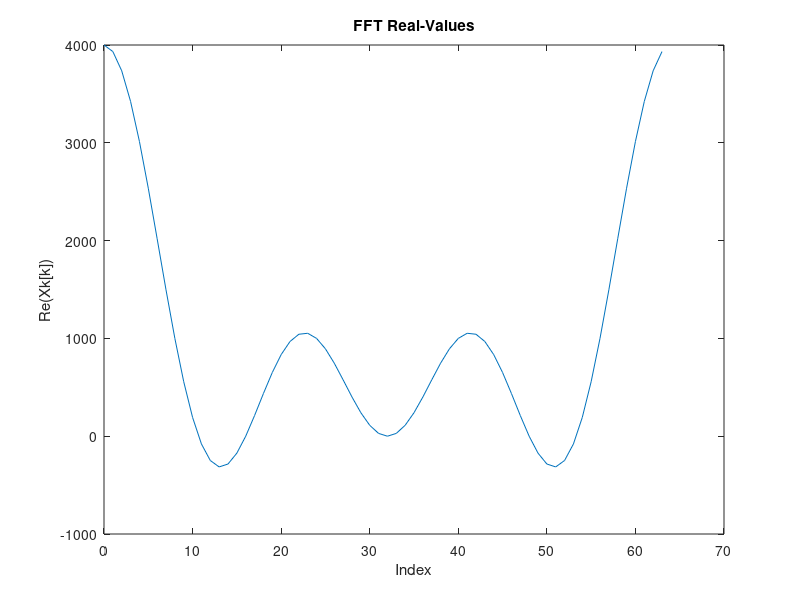

Reproduce this figure in MATLAB.
% lab_fft.m
% Tests the FFT routine of the lab for a Mpoint input (Npts=2^N)
% J.R. 20.3.03

N=6;                  % 64 point fft
Npts = 2^N;
xn = zeros(Npts);     % We start with index 1
xn(1)= 1000;
xn(2) = 1000;
xn(3) = 1000;
xn(4) = 1000;
%for i=1:Npts          % Completely filled with 1000!
%   xn(i) = 1000;
%end

Xk = fft(xn);           % Do the FFT

%subplot(1,2,1);         % Left subplot
plot([0:Npts-1],real(Xk(1:Npts))) %Plot the FFT magnitude
title('FFT Real-Values');
xlabel('Index'); ylabel('Re(Xk[k])');
